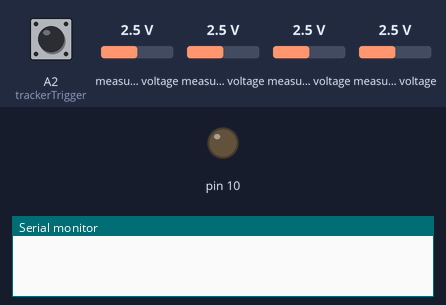
The sketch below on a simulated Arduino Uno, built with avr-gcc and run on an emulated ATmega328P. On the bench: output pins drawn as LEDs (lit = HIGH), the last lines printed to the serial monitor. Wiring (inferred from the names in the program): MCP3208 converter: CS pin 4. The test bench sets the inputs (shaded band); at power-on: A2 (trackerTrigger) HIGH, measured voltage 2.5 V. Pins used as bus, display or sensor lines are not drawn.

Above: at 0.1 s.
At 1.1 s:
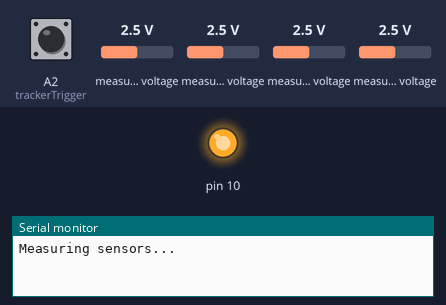
Timing chart, 0 to 2.6 s (numbered marks = the images above):
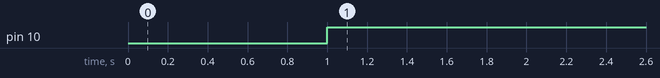

Measured:
- by itself, pin 10: LOW → HIGH at 1.0 s

The sketch:

Calibration_test.ino
```cpp
// ------------------------------------------------------------------------------------------------------------------
//      __  ___                            _ __              __          ______      ___   _____ ____
//     /  |/  /___ __________ _____ ______(_) /_____ _      / /   ____  / ____/___  /   | / ___// __ \
//    / /|_/ / __ `/ ___/ __ `/ __ `/ ___/ / __/ __ `/_____/ /   / __ \/ /   / __ \/ /| | \__ \/ /_/ /
//   / /  / / /_/ / /  / /_/ / /_/ / /  / / /_/ /_/ /_____/ /___/ /_/ / /___/ /_/ / ___ |___/ / _, _/
//  /_/  /_/\__,_/_/   \__, /\__,_/_/  /_/\__/\__,_/     /_____/\____/\____/\____/_/  |_/____/_/ |_|
//                    /____/
// ------------------------------------------------------------------------------------------------------------------
// Second Generation Low-Cost Automatic Sun Photometer for scale-oriented measurements of Aerosol Optical Depth (AOD)
// Space and Planetary Exploration Laboratory, Faculty of Physical and Matemathical Sciences, University of Chile
// ------------------------------------------------------------------------------------------------------------------
// First generation developement by Cristobal Garrido and MCI Electronics
// Second generation developement by Benjamín Santelices, Vicente Aitken, José Ferrada and Matías Vidal
// ------------------------------------------------------------------------------------------------------------------
// INSTRUMENT.INO > Photometer Instrument Unit
// Firmware for Instrument Unit - Arduino Uno/ESP32


//---LIBRARIES---
#include <Arduino.h>        // For using the ESP32 with the Arduino IDE.
#include <TinyGPSPlus.h>    // GPS Library, to be replaced by raw NMEA commands.
#include <SFE_BMP180.h>     // BMP180 for pressure, altitude, and temperature of turret assembly.
#include <Wire.h>           // I2C bus for BMP180
#include <SD.h>             // SD Card Library
#include <SPI.h>            // Hardware SPI library for MCP3204 ADC.

#ifdef ESP32
    #define trackerTrigger 21
#else
    #define trackerTrigger A2
#endif
#define CS_ADC 4         // ADC chip select.
#define CS_SD 10         //SD chip select. Matches hardware SPI bus implementation on 328P.

static const PROGMEM uint32_t GPSBaud = 9600; // GPS software UART speed. To be hard-coded, as it does not change.
struct instrumentStructure {
    int led1 = 0;
    int led2 = 0;
    int led3 = 0;
    int led4 = 0;
    float gps_lat = 0.0;
    float gps_lng = 0.0;
    int gps_day = 0;
    int gps_month = 0;
    int gps_year = 0;
    int gps_hour = 0;
    int gps_minute = 0;
    int gps_second = 0;
    float gps_alt = 0.0;
    double bmp_temp = 0.0;
    double bmp_pres = 0.0;
    float bmp_alt = 0.0;
};

void setup() {
    struct instrumentStructure instrumentData[3];
    pinMode(trackerTrigger, INPUT); //stop trigger from Tracker Unit init
    pinMode(CS_ADC, OUTPUT); // pinMode!!!
    digitalWrite(CS_ADC, HIGH); //turn off ADC
    Serial.begin(115200);
    delay(1000);

    //---MEASURING STARTS HERE---
    while (digitalRead(trackerTrigger) == 0) {
        //do nothing while trackerTrigger is low
        //WARN: isn't trackerTrigger being checked twice? here and on data() function. possible efficiency boost here.
    }
    measurement(&instrumentData[0]);
    measurement(&instrumentData[1]);
    measurement(&instrumentData[2]);
}

void loop() {//nothing happens here.
}

//---DATA ACQUISITION FUNCTIONS---

void measurement(struct instrumentStructure *instrumentData) {
    SPI.begin();
    Serial.print(F("Measuring sensors..."));
    data(instrumentData); //ADC data
    Serial.println(F("          Done."));
    SPI.end();
}

void data(struct instrumentStructure *instrumentData) {
    //Sensor data processing and collation.
    int readvalue = 0;
    //Sensor readout, keep highest value of each sensor.
    unsigned long timeout = millis() + 30000; //El tiempo de inicio para marcar
    while (millis() < timeout) {//Second check of trackerTrigger (?)
        SPI.beginTransaction(SPISettings(2000000, MSBFIRST, SPI_MODE0));
        readvalue = read_ADC(0);
        if (instrumentData->led1 <= readvalue) {
            instrumentData->led1 = readvalue;
        }

        readvalue = read_ADC(1);
        if (instrumentData->led2 <= readvalue) {
            instrumentData->led2 = readvalue;
        }

        readvalue = read_ADC(2);
        if (instrumentData->led3 <= readvalue) {
            instrumentData->led3 = readvalue;
        }

        readvalue = read_ADC(3);
        if (instrumentData->led4 <= readvalue) {
            instrumentData->led4 = readvalue;
        }
        SPI.endTransaction();
    }
    Serial.println(F("Calibration results:"));
    Serial.print(F("LED 1: "));
    is_saturated(instrumentData->led1);
    Serial.print(F("LED 2: "));
    is_saturated(instrumentData->led2);
    Serial.print(F("LED 3: "));
    is_saturated(instrumentData->led3);
    Serial.print(F("LED 4: "));
    is_saturated(instrumentData->led4);
}

void is_saturated(int led_value) {
    Serial.print(led_value);
    if (led_value > 2200) {
        Serial.println(F("  => The value is saturated, increase the resistance."));
    }
    else if (led_value < 1800) {
        Serial.println(F("  => The value is too low, reduce the resistance."));
    }
    else {
        Serial.println(F("  => This LED is calibrated."));
    }
}

int read_ADC(int channel) {
    //ADC SPI interface
    const int byte8 = 0x06; //setup byte
    int adcValue = 0;
    int byte16 = channel << 14; //bitshifted channel for second block.
    //digitalWrite(CS_ADC, LOW); //select MCP3204
    PORTD &= B11101111;
    SPI.transfer(byte8);
    adcValue = SPI.transfer16(byte16) & 0x0FFF; //ADC sample bitmasking.
    //digitalWrite(CS_ADC, HIGH); //turn off device
    PORTD |= B00010000;
    return adcValue;
}
```
